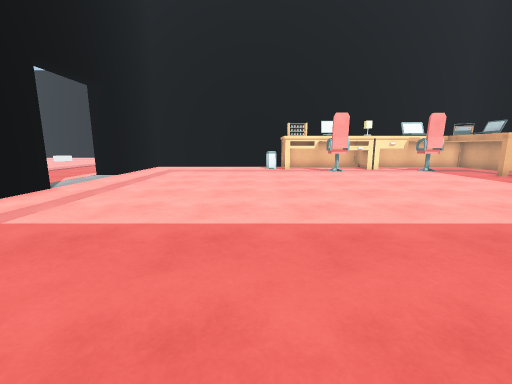
View 1 (above)

20 first-person views from a walk through a Unity game level. The camera is 1.3 m above the floor, tilts 10° down and sees 90° across. The floor is counted in squares, 1 m on a side. Each view is taken from the middle of a square. On the plan, view 1 faces up. The plan holds only what a view shows up to about 13 squares ahead; the rest is blank. The place goes on beyond the plan. Surface patterns are stand-ins for the level's own textures.

View 2
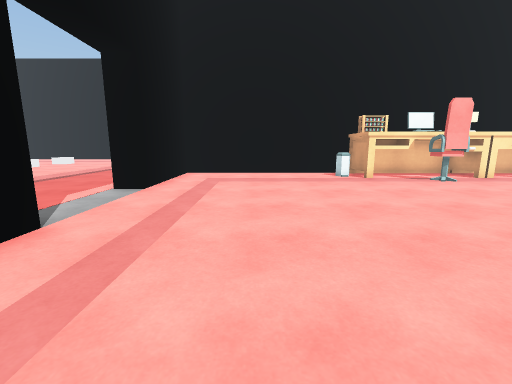

View 3
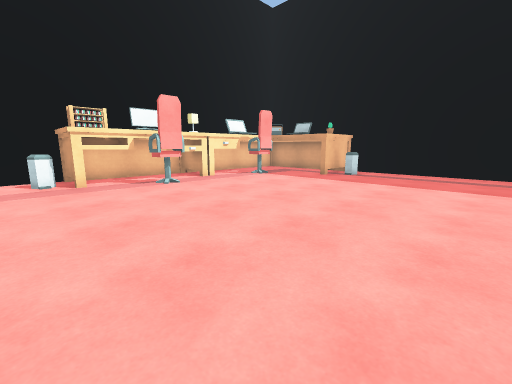

View 4
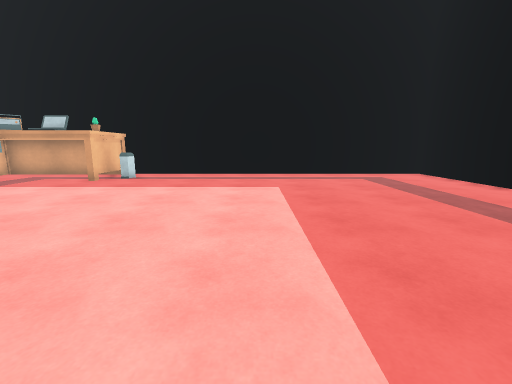

View 5
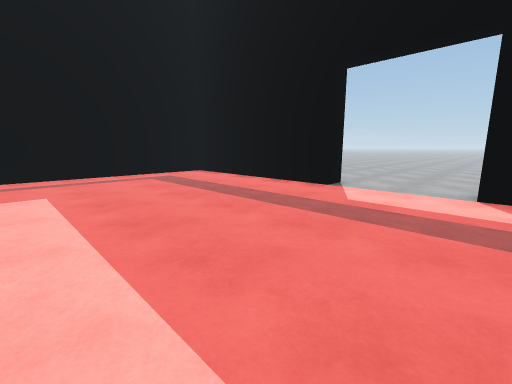

View 6
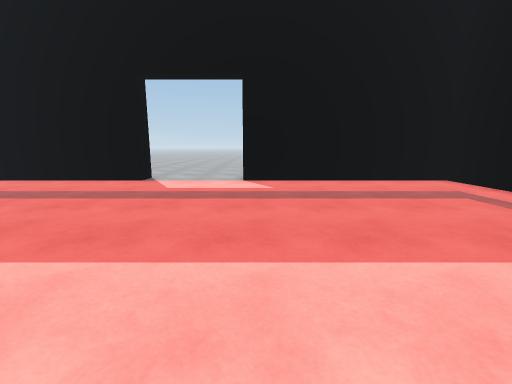

View 7
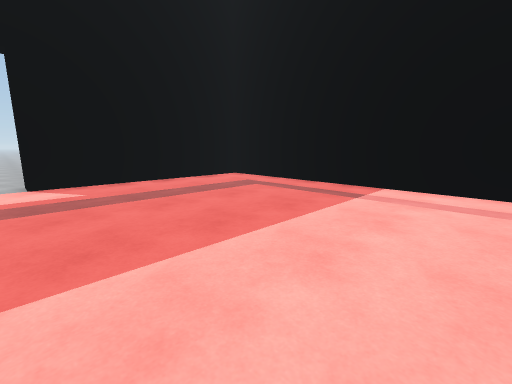

View 8
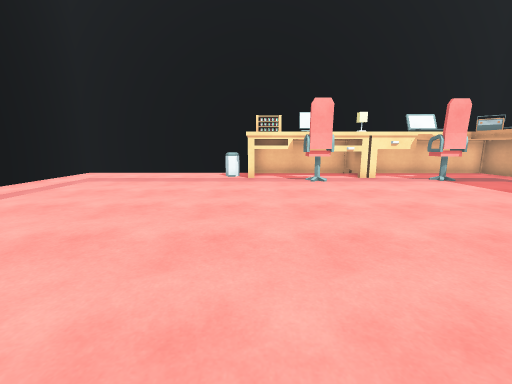

View 9
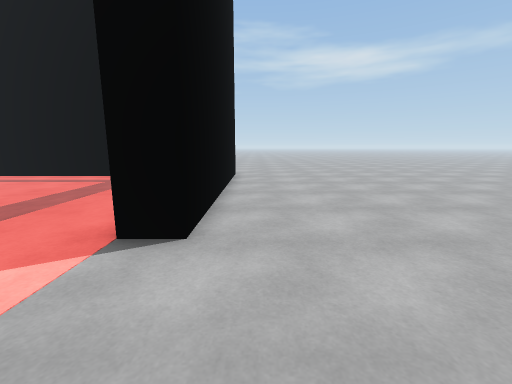

View 10
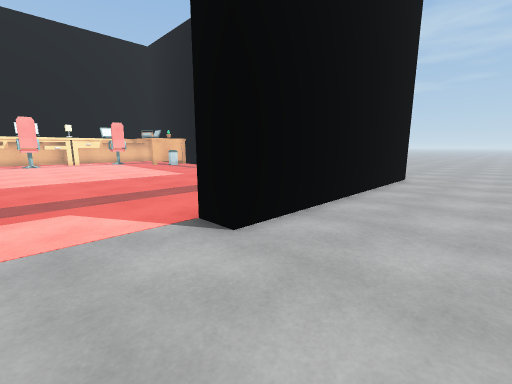

View 11
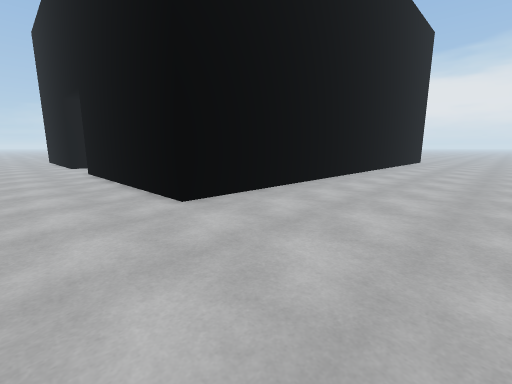

View 12
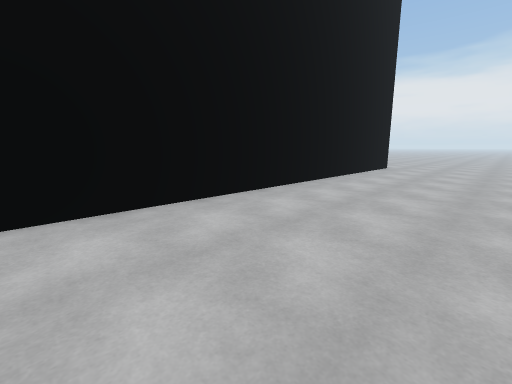

View 13
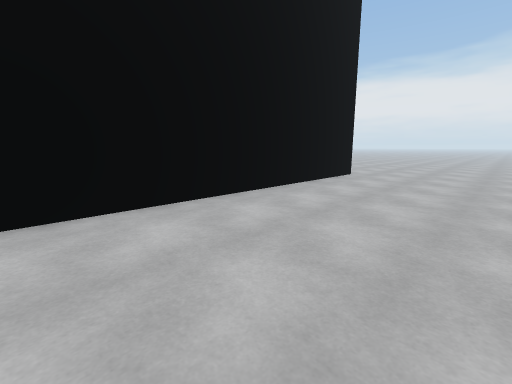

View 14
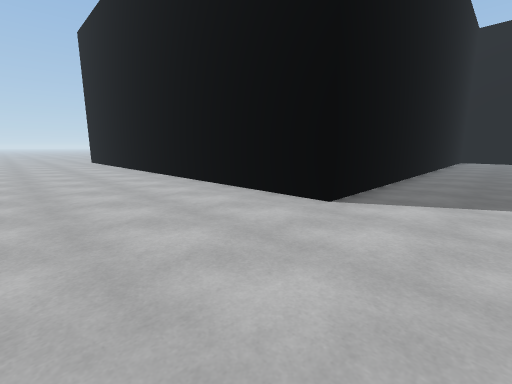

View 15
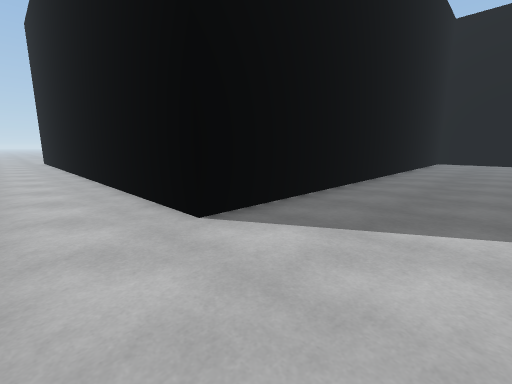

View 16
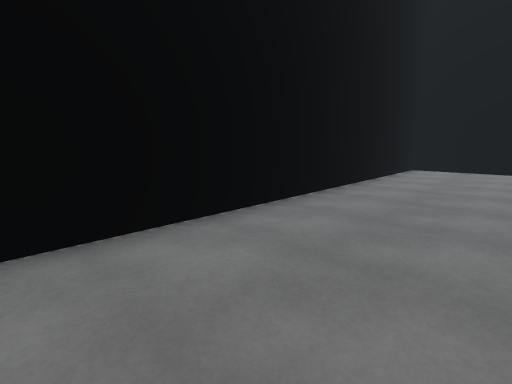

View 17
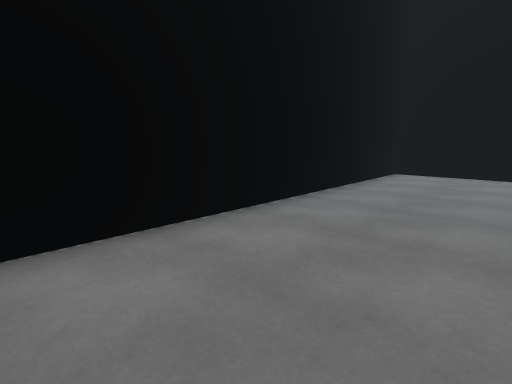

View 18
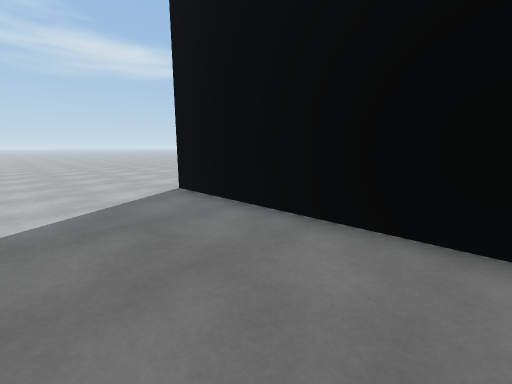

View 19
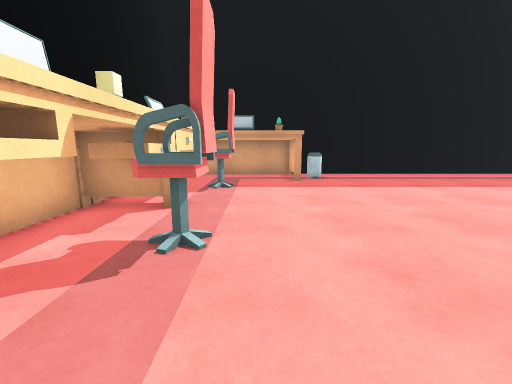

View 20
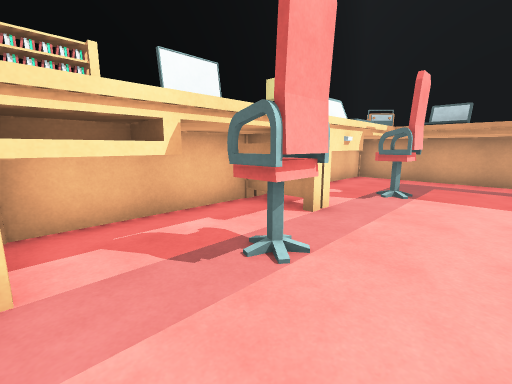

### Floor plan
Points are (right, up) in squares from view 1. A wall is a line through its corners. A room is listed if a view was taken in it or the views show most of it. See-through windows are left out.
Room 1 (views 1, 2, 3, 4, 5, 6, 7, 8, 9, 10, 11, 12, 13, 14, 15, 16, 17, 18, 19, 20)
walls: (1.8, 17) (-6.5, 17) (-6.5, 12); (-6.5, 6.5) (-6.5, -3) (1.5, -3) (1.5, -4); (-6.5, 22.1) (-6.5, 18) (14.5, 18) (14.5, -4) (5.5, -4) (5.5, -3) (13.5, -3) (13.5, 11.3) (10.9, 11.3) (10.9, 14.8) (6.8, 14.8)
ways out: opening at (-6.2, 9); opening at (2, -6)
objects: bin (1, 15) to (1, 16); other object (2, 15) to (6, 16); other object (4, 14) to (5, 14); other object (9, 14) to (10, 14); bin (12, 10) to (12, 11)

Positions as (right, up) in squares from view 1, and headings:
1: (0, 0), facing up
2: (-3, 4), facing up
3: (0, 5), facing up-right
4: (1, 5), facing right
5: (1, 5), facing down-right
6: (1, 7), facing down
7: (2, 7), facing down-left
8: (2, 4), facing up
9: (2, -5), facing right
10: (3, -7), facing up-right
11: (20, -7), facing up-left
12: (20, 1), facing up-left
13: (20, 6), facing up-left
14: (20, 21), facing down-left
15: (17, 22), facing down-left
16: (10, 22), facing down-left
17: (7, 22), facing down-left
18: (7, 22), facing down-right
19: (1, 13), facing right
20: (2, 12), facing up-right
